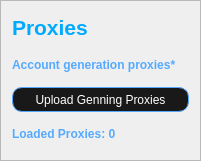
                <widget class="QFrame" name="genning_proxies_frame">
                 <property name="geometry">
                  <rect>
                   <x>30</x>
                   <y>50</y>
                   <width>201</width>
                   <height>161</height>
                  </rect>
                 </property>
                 <property name="frameShape">
                  <enum>QFrame::StyledPanel</enum>
                 </property>
                 <property name="frameShadow">
                  <enum>QFrame::Raised</enum>
                 </property>
                 <layout class="QVBoxLayout" name="verticalLayout_8">
                  <item>
                   <widget class="QLabel" name="account_genning_proxie_label">
                    <property name="font">
                     <font>
                      <pointsize>16</pointsize>
                      <weight>75</weight>
                      <bold>true</bold>
                     </font>
                    </property>
                    <property name="styleSheet">
                     <string notr="true">color: rgb(0, 170, 255);</string>
                    </property>
                    <property name="text">
                     <string>Proxies</string>
                    </property>
                   </widget>
                  </item>
                  <item>
                   <widget class="QLabel" name="label_6">
                    <property name="font">
                     <font>
                      <weight>75</weight>
                      <bold>true</bold>
                     </font>
                    </property>
                    <property name="styleSheet">
                     <string notr="true">color: rgb(85, 170, 255);</string>
                    </property>
                    <property name="text">
                     <string>Account generation proxies*</string>
                    </property>
                   </widget>
                  </item>
                  <item>
                   <widget class="QPushButton" name="upload_genning_proxies_button">
                    <property name="minimumSize">
                     <size>
                      <width>0</width>
                      <height>25</height>
                     </size>
                    </property>
                    <property name="styleSheet">
                     <string notr="true">QPushButton {
	color: rgb(255,255,255);
	background-color: rgb(25,25,25);
	border:  1px solid rgb(85, 170, 255);
	border-radius: 10px;
}

QPushButton:hover {
	background-color: rgb(0, 170, 255);
}</string>
                    </property>
                    <property name="text">
                     <string>Upload Genning Proxies</string>
                    </property>
                   </widget>
                  </item>
                  <item>
                   <widget class="QLabel" name="loaded_genning_proxies_label">
                    <property name="font">
                     <font>
                      <weight>75</weight>
                      <bold>true</bold>
                     </font>
                    </property>
                    <property name="styleSheet">
                     <string notr="true">color: rgb(85, 170, 255);</string>
                    </property>
                    <property name="text">
                     <string>Loaded Proxies: 0</string>
                    </property>
                   </widget>
                  </item>
                 </layout>
                </widget>
